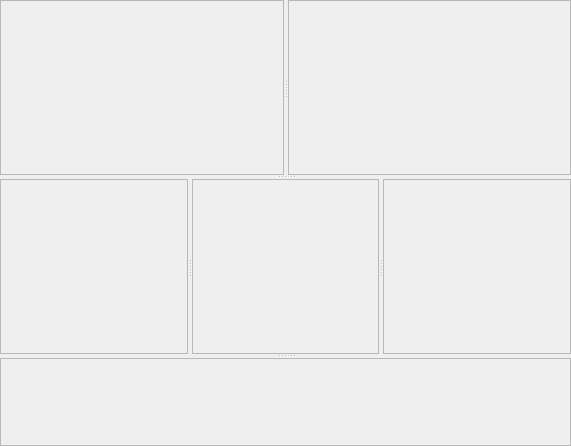
<?xml version="1.0" encoding="UTF-8"?>
<ui version="4.0">
 <class>Form</class>
 <widget class="QWidget" name="Form">
  <property name="geometry">
   <rect>
    <x>0</x>
    <y>0</y>
    <width>571</width>
    <height>446</height>
   </rect>
  </property>
  <property name="windowTitle">
   <string>Form</string>
  </property>
  <layout class="QVBoxLayout" name="verticalLayout_11">
   <property name="spacing">
    <number>0</number>
   </property>
   <property name="margin">
    <number>0</number>
   </property>
   <item>
    <widget class="QSplitter" name="splitter_3">
     <property name="orientation">
      <enum>Qt::Vertical</enum>
     </property>
     <widget class="QWidget" name="widget" native="true">
      <layout class="QVBoxLayout" name="verticalLayout_9">
       <property name="spacing">
        <number>0</number>
       </property>
       <property name="margin">
        <number>0</number>
       </property>
       <item>
        <widget class="QSplitter" name="splitter">
         <property name="orientation">
          <enum>Qt::Horizontal</enum>
         </property>
         <widget class="QFrame" name="frame">
          <property name="frameShape">
           <enum>QFrame::StyledPanel</enum>
          </property>
          <property name="frameShadow">
           <enum>QFrame::Raised</enum>
          </property>
          <layout class="QVBoxLayout" name="verticalLayout_5">
           <property name="spacing">
            <number>0</number>
           </property>
           <property name="margin">
            <number>0</number>
           </property>
           <item>
            <layout class="QVBoxLayout" name="verticalLayout">
             <property name="spacing">
              <number>0</number>
             </property>
            </layout>
           </item>
          </layout>
         </widget>
         <widget class="QFrame" name="frame_2">
          <property name="frameShape">
           <enum>QFrame::StyledPanel</enum>
          </property>
          <property name="frameShadow">
           <enum>QFrame::Raised</enum>
          </property>
          <layout class="QVBoxLayout" name="verticalLayout_6">
           <property name="spacing">
            <number>0</number>
           </property>
           <property name="margin">
            <number>0</number>
           </property>
           <item>
            <layout class="QVBoxLayout" name="verticalLayout_2">
             <property name="spacing">
              <number>0</number>
             </property>
            </layout>
           </item>
          </layout>
         </widget>
        </widget>
       </item>
      </layout>
     </widget>
     <widget class="QWidget" name="widget_2" native="true">
      <layout class="QHBoxLayout" name="horizontalLayout">
       <property name="spacing">
        <number>0</number>
       </property>
       <property name="margin">
        <number>0</number>
       </property>
       <item>
        <widget class="QSplitter" name="splitter_2">
         <property name="orientation">
          <enum>Qt::Horizontal</enum>
         </property>
         <widget class="QFrame" name="frame_3">
          <property name="frameShape">
           <enum>QFrame::StyledPanel</enum>
          </property>
          <property name="frameShadow">
           <enum>QFrame::Raised</enum>
          </property>
          <layout class="QVBoxLayout" name="verticalLayout_8">
           <property name="spacing">
            <number>0</number>
           </property>
           <property name="margin">
            <number>0</number>
           </property>
           <item>
            <layout class="QVBoxLayout" name="verticalLayout_3"/>
           </item>
          </layout>
         </widget>
         <widget class="QFrame" name="frame_4">
          <property name="maximumSize">
           <size>
            <width>200</width>
            <height>16777215</height>
           </size>
          </property>
          <property name="frameShape">
           <enum>QFrame::StyledPanel</enum>
          </property>
          <property name="frameShadow">
           <enum>QFrame::Raised</enum>
          </property>
          <layout class="QVBoxLayout" name="verticalLayout_10">
           <property name="spacing">
            <number>0</number>
           </property>
           <property name="margin">
            <number>0</number>
           </property>
           <item>
            <layout class="QVBoxLayout" name="verticalLayout_4"/>
           </item>
          </layout>
         </widget>
         <widget class="QFrame" name="frame_6">
          <property name="maximumSize">
           <size>
            <width>200</width>
            <height>16777215</height>
           </size>
          </property>
          <property name="frameShape">
           <enum>QFrame::StyledPanel</enum>
          </property>
          <property name="frameShadow">
           <enum>QFrame::Raised</enum>
          </property>
          <layout class="QVBoxLayout" name="verticalLayout_14">
           <property name="spacing">
            <number>0</number>
           </property>
           <property name="margin">
            <number>0</number>
           </property>
           <item>
            <layout class="QVBoxLayout" name="verticalLayout_7"/>
           </item>
          </layout>
         </widget>
        </widget>
       </item>
      </layout>
     </widget>
     <widget class="QFrame" name="frame_5">
      <property name="frameShape">
       <enum>QFrame::StyledPanel</enum>
      </property>
      <property name="frameShadow">
       <enum>QFrame::Raised</enum>
      </property>
      <layout class="QVBoxLayout" name="verticalLayout_13">
       <property name="spacing">
        <number>0</number>
       </property>
       <property name="margin">
        <number>0</number>
       </property>
       <item>
        <layout class="QVBoxLayout" name="verticalLayout_12">
         <property name="spacing">
          <number>0</number>
         </property>
        </layout>
       </item>
      </layout>
     </widget>
    </widget>
   </item>
  </layout>
 </widget>
 <resources/>
 <connections/>
</ui>
